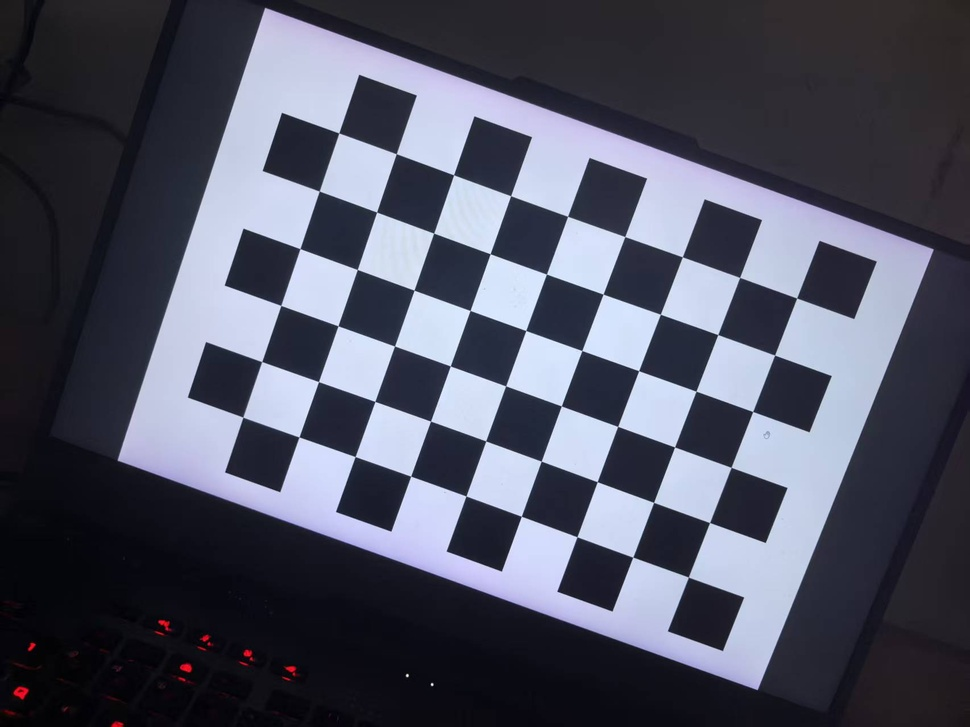
#> input picture 计算机视觉实验作业十二/images/img1.jpg, 970 x 727 px, shrunk from 1706 x 1279 before the run; its folder holds only this picture in this run
$ python main.py   (older library calls are emulated)
#> lines starting #> are read from the running program, lines starting #| are printed output that depends on the picture; after the words box and inside, x2 and y2 are one past the last pixel; in counts of white or black regions, pixels touching at a corner belong together; long printed decimals are rounded
import cv2
import numpy as np
import glob
import matplotlib.pyplot as plt
import os

# ====================== 定义各级文件夹路径 ======================
# 总输出根目录
output_dir = "../results"
# 角点标记图存放文件夹
corner_dir = os.path.join(output_dir, "corner_detect")
# 原图+去畸变对比图存放文件夹
compare_dir = os.path.join(output_dir, "compare")

# 自动创建全部文件夹
for folder in [output_dir, corner_dir, compare_dir]:
    if not os.path.exists(folder):
        os.makedirs(folder)
print(f"已创建文件夹：")
print(f"角点图目录 -> {corner_dir}")
print(f"对比图目录 -> {compare_dir}")

# ====================== 全局统一标定参数 ======================
chessboard_size = (9, 6)
square_size = 25
img_path = glob.glob("../images/*.jpg")

subpix_criteria = (cv2.TERM_CRITERIA_EPS + cv2.TERM_CRITERIA_MAX_ITER, 30, 0.001)

obj_points = []
img_points = []
objp = np.zeros((chessboard_size[0] * chessboard_size[1], 3), np.float32)
objp[:, :2] = np.mgrid[0:chessboard_size[0], 0:chessboard_size[1]].T.reshape(-1, 2)
objp = objp * square_size

valid_img_num = 0
total_img_count = len(img_path)
print(f"\n共检索到标定图片总数：{total_img_count} 张")

img_cache = []  # 缓存读取成功的原图，后续批量生成对比图
# 第一轮循环：检测角点、保存角点标记图
for idx, img_file in enumerate(img_path):
    print(f"\n---------- 处理第{idx+1}/{total_img_count}张：{img_file} ----------")
    img = cv2.imread(img_file)
#> img is the input picture: shape (727, 970, 3); mean B, G, R 98, 82.6, 80.4
    if img is None:
        print(f"图片读取失败，跳过")
        continue
    img_cache.append((idx, img))  # 缓存索引与原图

    gray = cv2.cvtColor(img, cv2.COLOR_BGR2GRAY)
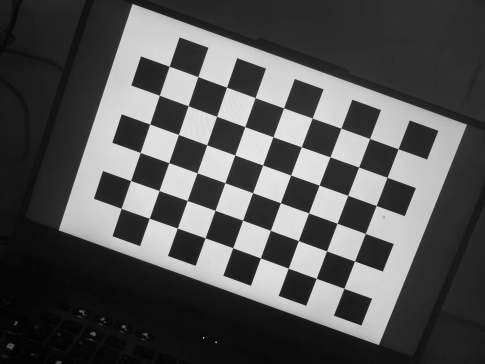
#> gray: shape (727, 970) (shown at 1/2 size); min 0, max 253, mean 83.7
    ret, corners = cv2.findChessboardCorners(gray, chessboard_size, None)
#> ret = True; corners = 54 rows, first 8: [688.4, 577.1], [632.7, 557.2], [576.9, 536.7], [521.3, 516.3], [466, 496], [410.7, 476.1], [355, 456.6], [299, 437]
    if ret:
        valid_img_num += 1
        print(f"角点检测成功！当前有效图：{valid_img_num}")
        corners_sub = cv2.cornerSubPix(gray, corners, (11, 11), (-1, -1), subpix_criteria)
#> corners_sub = 54 rows, first 8: [688.3, 577.1], [632.8, 557.1], [576.9, 536.8], [521.3, 516.3], [465.9, 495.9], [410.7, 476.2], [355.1, 456.5], [299, 436.9]
        obj_points.append(objp)
        img_points.append(corners_sub)
        # 角点图保存到 corner_detect 文件夹
        cv2.drawChessboardCorners(img, chessboard_size, corners_sub, ret)
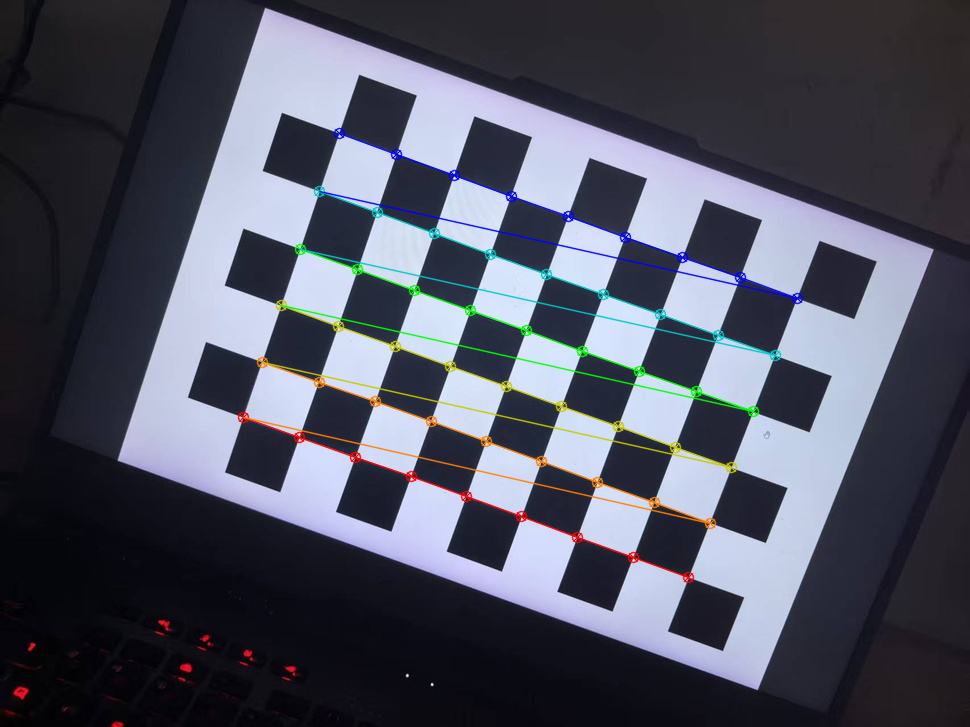
#> img: shape (727, 970, 3); 2.77% of pixels changed, all inside (x1, y1, x2, y2) = (237, 127, 804, 584)
        corner_save = os.path.join(corner_dir, f"corner_detect_{idx:02d}.jpg")
        cv2.imwrite(corner_save, img)
    else:
        print(f"未检测到棋盘内角点")

print(f"\n==================== 统计结果 ====================")
print(f"有效标定图片总数：{valid_img_num}")

# 无有效图片直接退出程序
if valid_img_num == 0:
    print("警告：无任何可检测棋盘角点的图片，无法执行标定，程序退出")
    exit()

# ====================== 相机标定求解内参与畸变系数 ======================
total_reproj_err, K, D, rvecs, tvecs = cv2.calibrateCamera(
    obj_points, img_points, gray.shape[::-1], None, None
)
#> total_reproj_err = 0.0582; K = [[803.8, 0, 483.2], [0, 804, 359.7], [0, 0, 1]]; D = [[0.463, -3.69, 0.000873, -0.00026, 9.45]]; rvecs = ([-0.0141, 0.109, -2.79],); tvecs = ([86.74, 91.85, 346.3],)
mean_reproj_err = total_reproj_err / len(obj_points)
#> mean_reproj_err = 0.0582

print("=" * 60)
print("【标定求解-相机内参矩阵 K】")
print(K)
#| [[803.808   0.         483.240]
#|  [  0.         804.028 359.741]
#|  [  0.           0.           1.        ]]
print("\n【标定求解-畸变系数 D = [k1,k2,p1,p2,k3]】")
print(D.ravel())
#| [ 4.63170352e-01 -3.69443517e+00  8.73371823e-04 -2.59562436e-04
#|   9.44788471e+00]
print(f"\n【平均重投影误差】：{mean_reproj_err:.4f} 像素")
#| 【平均重投影误差】：0.0582 像素
print("=" * 60)

# ====================== 批量生成每张图片的原图/去畸变对比图 ======================
plt.rcParams["font.sans-serif"] = ["DejaVu Sans"]
plt.rcParams["axes.unicode_minus"] = False

# 全局映射矩阵仅计算一次
sample_img = img_cache[0][1]
h, w = sample_img.shape[:2]
new_K, roi = cv2.getOptimalNewCameraMatrix(K, D, (w, h), 1, (w, h))
#> new_K = [[867.4, 0, 483.7], [0, 820.1, 360.3], [0, 0, 1]]; roi = (176, 141, 614, 437)
map1, map2 = cv2.initUndistortRectifyMap(K, D, None, new_K, (w, h), cv2.CV_16SC2)
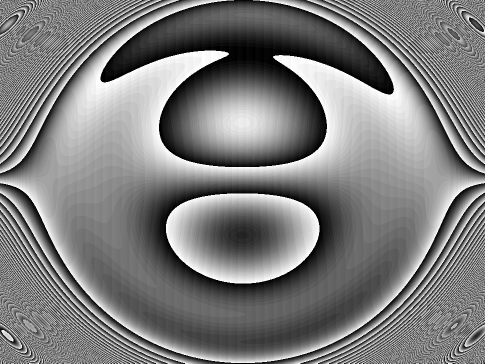
#> map2: shape (727, 970) uint16 (shown at 1/2 size); min 0, max 1023, mean 503.5; drawn with min black and max white

# 遍历所有缓存图片生成对比图
for idx, src_img in img_cache:
    # 去畸变 + 裁剪黑边
    undist_img = cv2.remap(src_img, map1, map2, cv2.INTER_LINEAR)
    x, y, w_roi, h_roi = roi
    undist_img_crop = undist_img[y:y+h_roi, x:x+w_roi]

    # 绘制左右对比画布
    plt.figure(figsize=(14, 6))
    plt.subplot(1, 2, 1)
    plt.title(f"Original Img {idx:02d} (Distorted)")
    plt.imshow(cv2.cvtColor(src_img, cv2.COLOR_BGR2RGB))
    plt.axis("off")

    plt.subplot(1, 2, 2)
    plt.title(f"Undistorted Img {idx:02d}")
    plt.imshow(cv2.cvtColor(undist_img_crop, cv2.COLOR_BGR2RGB))
    plt.axis("off")
    plt.tight_layout()

    # 对比图保存到 compare 文件夹
    compare_save = os.path.join(compare_dir, f"compare_{idx:02d}.jpg")
    plt.savefig(compare_save, dpi=150, bbox_inches="tight")
    plt.close()
    print(f"对比图已保存：{compare_save}")
#> this loop made 1 pass
#> (printed output is left out)
#> pass 1, `undist_img = cv2.remap(src_img, map1, map2, cv2.INTER_LINEAR)`:
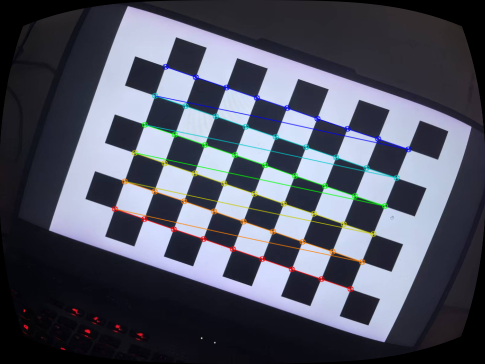
#> undist_img: shape (727, 970, 3) (shown at 1/2 size); mean B, G, R 97.8, 83.6, 80.7
#> pass 1, `undist_img_crop = undist_img[y:y+h_roi, x:x+w_roi]`:
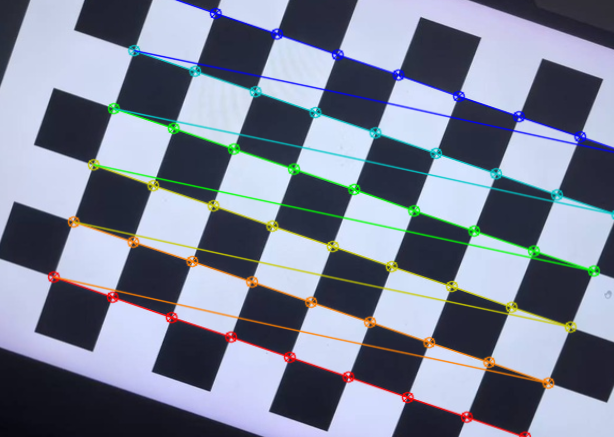
#> undist_img_crop: shape (437, 614, 3); mean B, G, R 148.6, 130.3, 123.1
#> pass 1, `plt.savefig(compare_save, dpi=150, bbox_inches="tight")`:
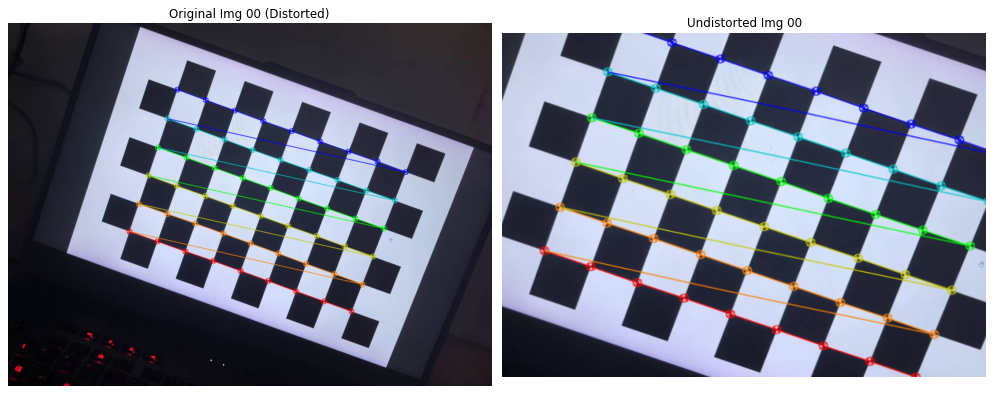
#> figure drawn by matplotlib, 2 panels

# ====================== 保存标定参数文件 ======================
param_save = os.path.join(output_dir, "camera_calib_params.npz")
np.savez(param_save, K=K, D=D, new_K=new_K, roi=roi)
print(f"\n完整标定参数文件已保存：{param_save}")

$ run again, on 计算机视觉实验作业十二/images/img13.jpg
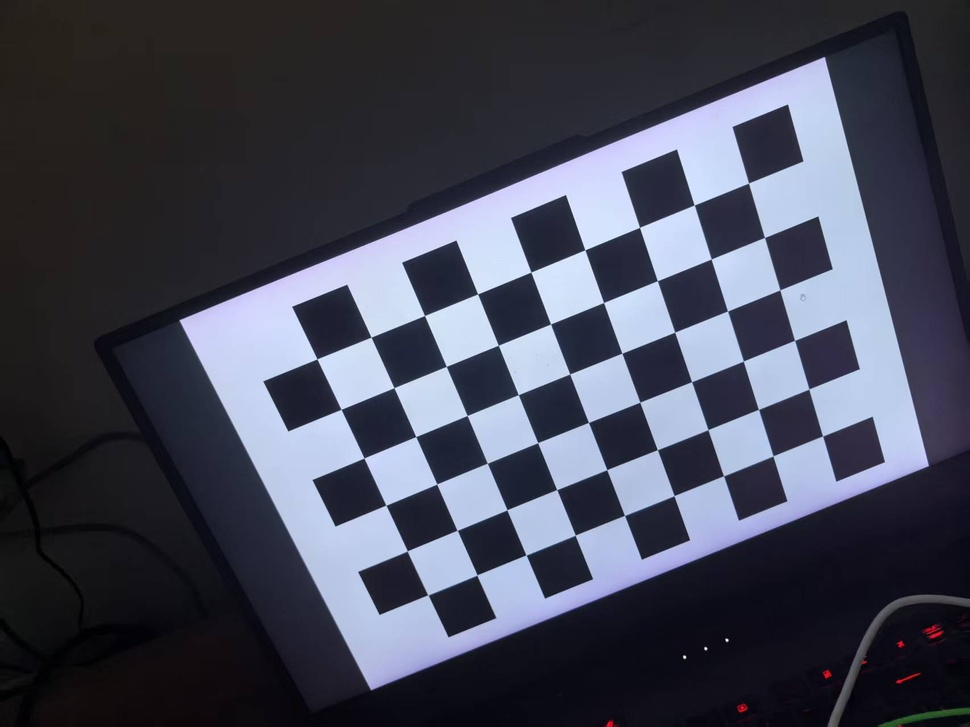
#> input picture 计算机视觉实验作业十二/images/img13.jpg, 970 x 727 px, shrunk from 1706 x 1279 before the run
#> img is the input picture: shape (727, 970, 3); mean B, G, R 87, 72.2, 69.6
#> ret = True; corners = 54 rows, first 8: [822.6, 436.1], [773, 455.9], [723.5, 475.7], [674, 495.7], [624.5, 515.4], [575.3, 535.1], [526, 554.9], [477, 574.9]
#> corners_sub = 54 rows, first 8: [822.6, 436], [773, 456], [723.5, 475.8], [674, 495.7], [624.5, 515.4], [575.3, 535.2], [526, 554.9], [477, 575]
#> `cv2.drawChessboardCorners(img, chessboard_size, corners_sub, ret)`:
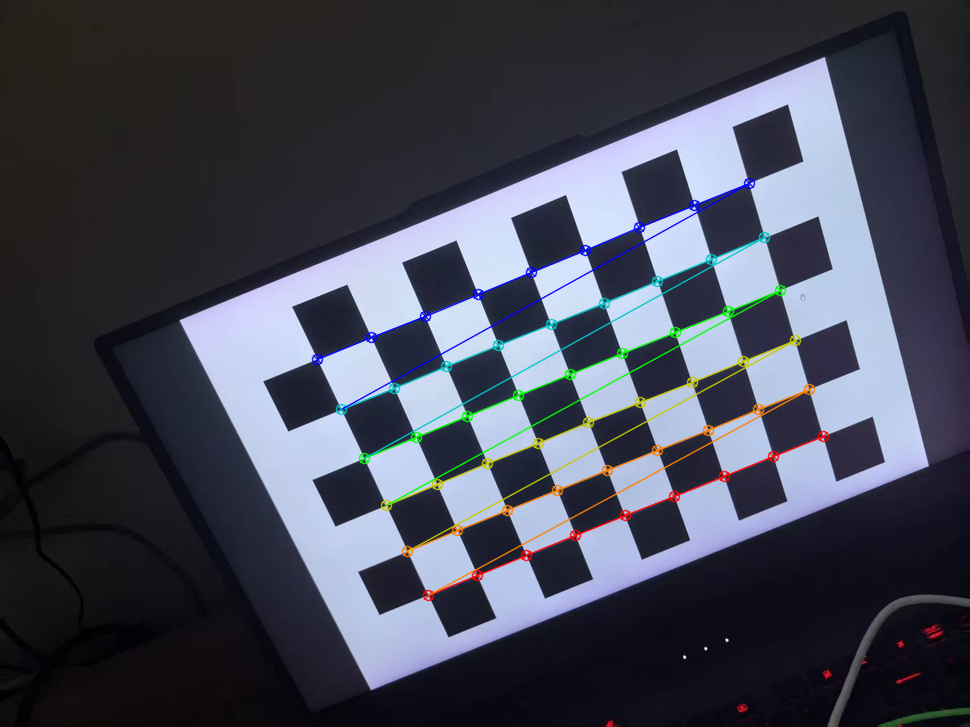
#> img: shape (727, 970, 3); 2.51% of pixels changed, all inside (x1, y1, x2, y2) = (311, 177, 830, 602)
#> total_reproj_err = 0.0618; K = [[758.1, 0, 484.5], [0, 759.5, 347], [0, 0, 1]]; D = [[0.398, -2.8, 0.00301, 0.00142, 6.2]]; rvecs = ([-0.0551, -0.369, 2.73],); tvecs = ([158.5, 41.48, 362.6],)
#> mean_reproj_err = 0.0618
#| [[758.060   0.         484.540 ]
#|  [  0.         759.541 346.993]
#|  [  0.           0.           1.        ]]
#| [ 3.98122194e-01 -2.79658495e+00  3.01383866e-03  1.41530181e-03
#|   6.19705367e+00]
#| 【平均重投影误差】：0.0618 像素
#> new_K = [[812.5, 0, 485.3], [0, 774, 348.9], [0, 0, 1]]; roi = (180, 118, 610, 456)
#> the loop `for idx, src_img in img_cache:` made 1 pass
#> (printed output is left out)
#> pass 1, `plt.savefig(compare_save, dpi=150, bbox_inches="tight")`:
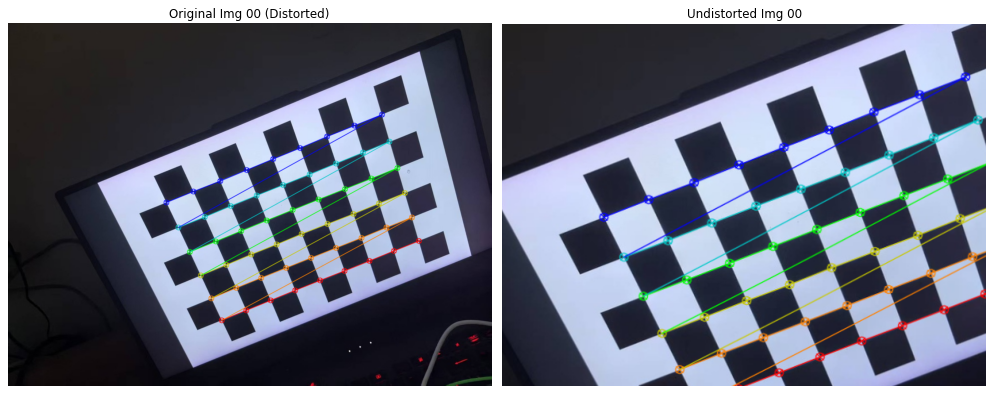
#> figure drawn by matplotlib, 2 panels

$ run again, on 计算机视觉实验作业十二/images/img14.jpg
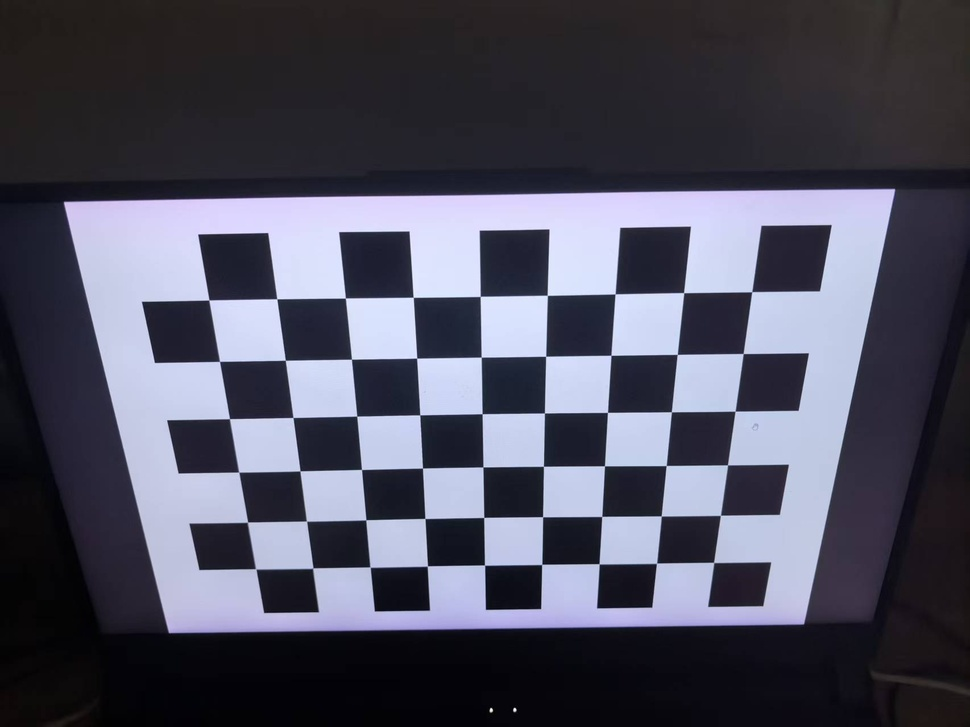
#> input picture 计算机视觉实验作业十二/images/img14.jpg, 970 x 727 px, shrunk from 1706 x 1279 before the run
#> img is the input picture: shape (727, 970, 3); mean B, G, R 94.3, 79.1, 78.9
#> ret = True; corners = 54 rows, first 8: [713.6, 562.4], [656.5, 563.2], [599.1, 563.7], [541.7, 564.4], [484.5, 565.1], [427.4, 566], [370.1, 567], [312.8, 567.9]
#> corners_sub = 54 rows, first 8: [713.7, 562.4], [656.5, 563.2], [599.2, 563.8], [541.7, 564.4], [484.6, 565.1], [427.4, 566], [370.1, 567.2], [312.8, 568.1]
#> `cv2.drawChessboardCorners(img, chessboard_size, corners_sub, ret)`:
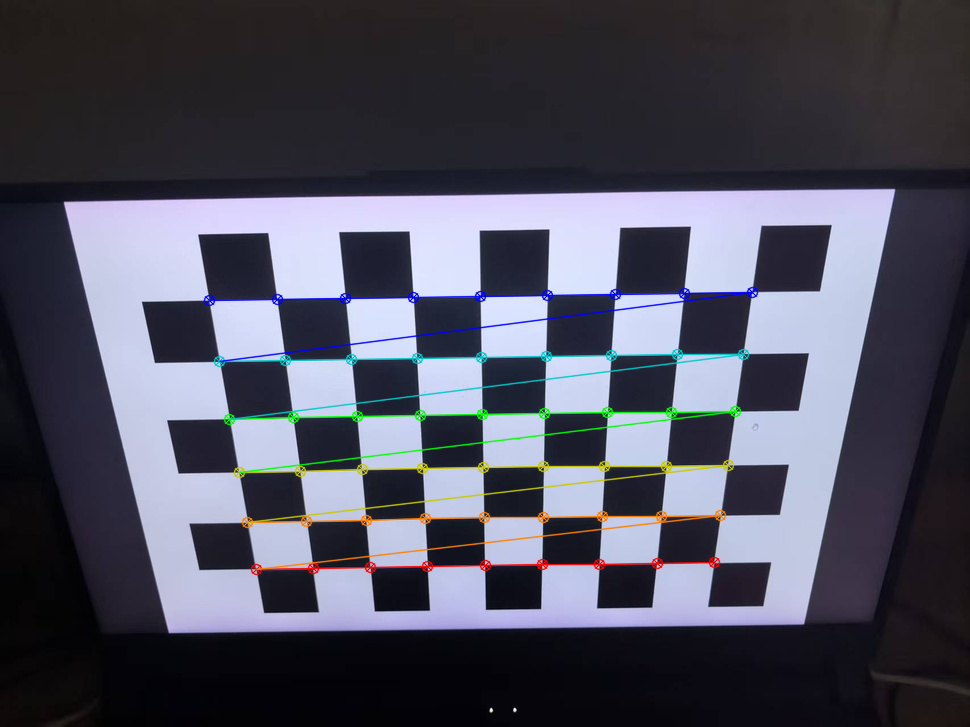
#> img: shape (727, 970, 3); 2.93% of pixels changed, all inside (x1, y1, x2, y2) = (203, 286, 759, 576)
#> total_reproj_err = 0.0647; K = [[951.9, 0, 482.5], [0, 1021.3, 361.3], [0, 0, 1]]; D = [[0.642, -7.19, 0.00458, -0.000541, 24.61]]; rvecs = ([0.000402, -0.871, 3],); tvecs = ([100.9, 81.6, 423.1],)
#> mean_reproj_err = 0.0647
#| [[9.51894809e+02 0.00000000e+00 4.82481552e+02]
#|  [0.00000000e+00 1.02133550e+03 3.61263339e+02]
#|  [0.00000000e+00 0.00000000e+00 1.00000000e+00]]
#| [ 6.41572938e-01 -7.19057869e+00  4.58295924e-03 -5.40894944e-04
#|   2.46092301e+01]
#| 【平均重投影误差】：0.0647 像素
#> new_K = [[1016.4, 0, 483.1], [0, 1037.6, 363], [0, 0, 1]]; roi = (136, 118, 691, 489)
#> the loop `for idx, src_img in img_cache:` made 1 pass
#> (printed output is left out)
#> pass 1, `plt.savefig(compare_save, dpi=150, bbox_inches="tight")`:
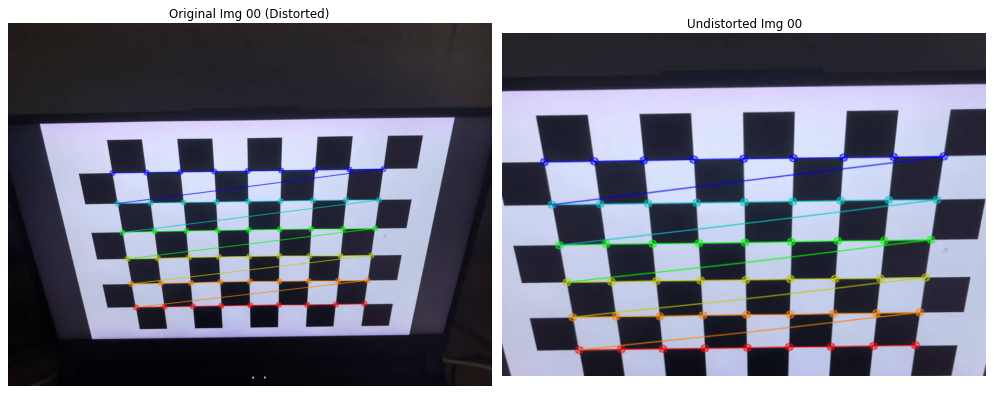
#> figure drawn by matplotlib, 2 panels
